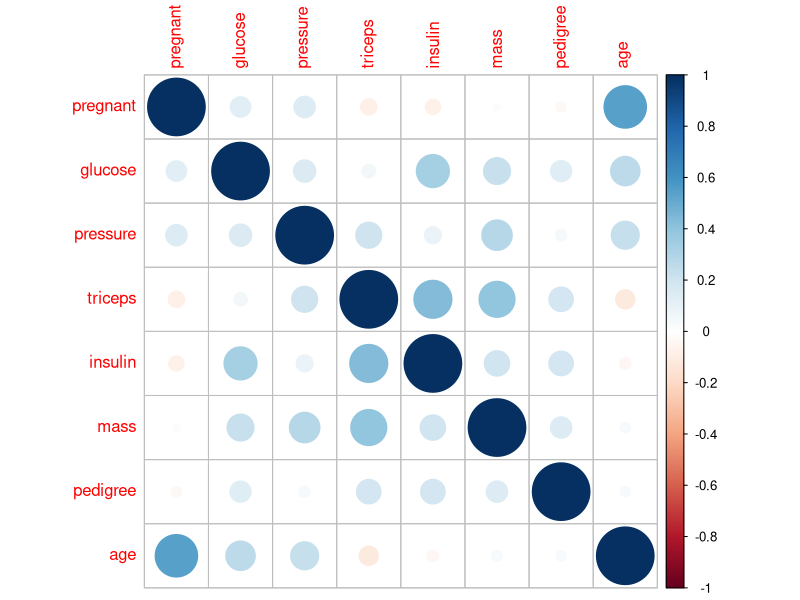
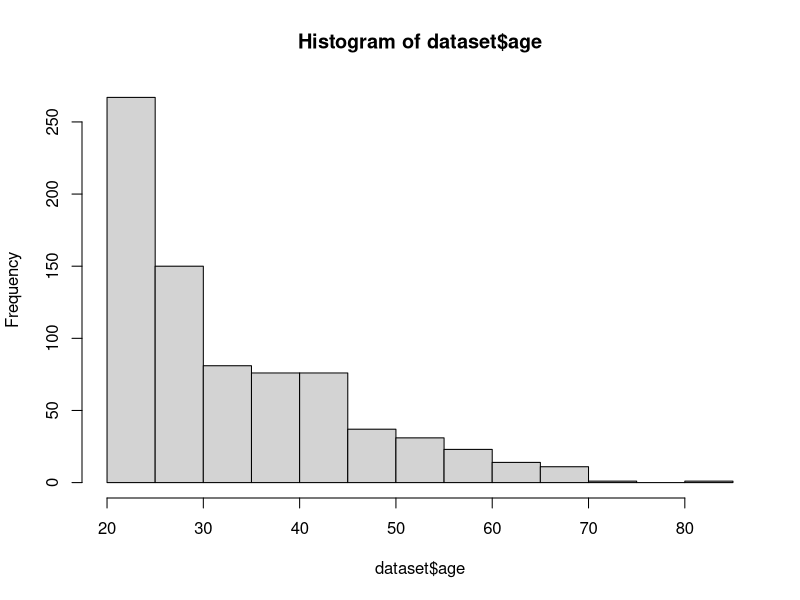
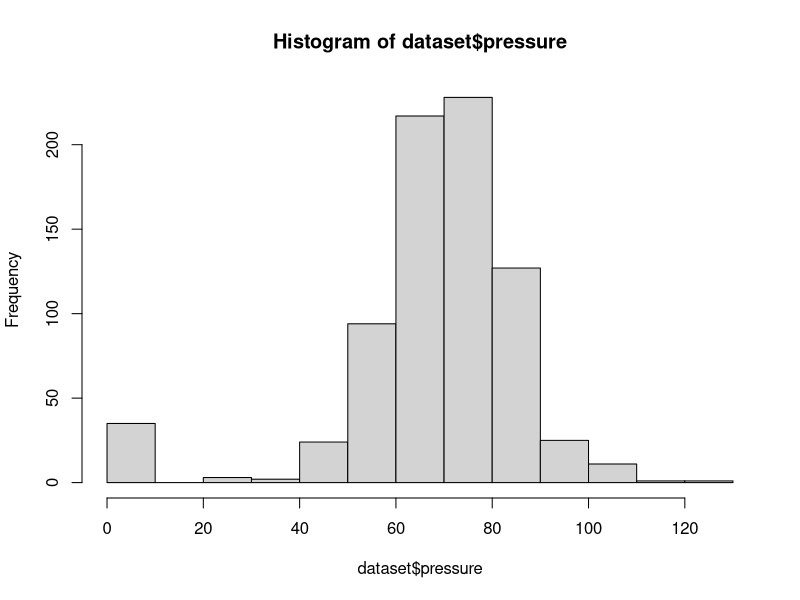
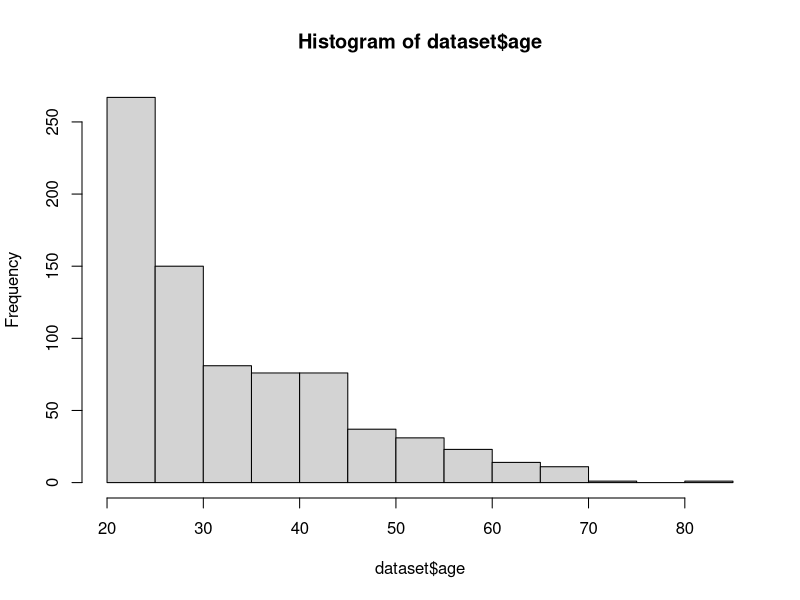
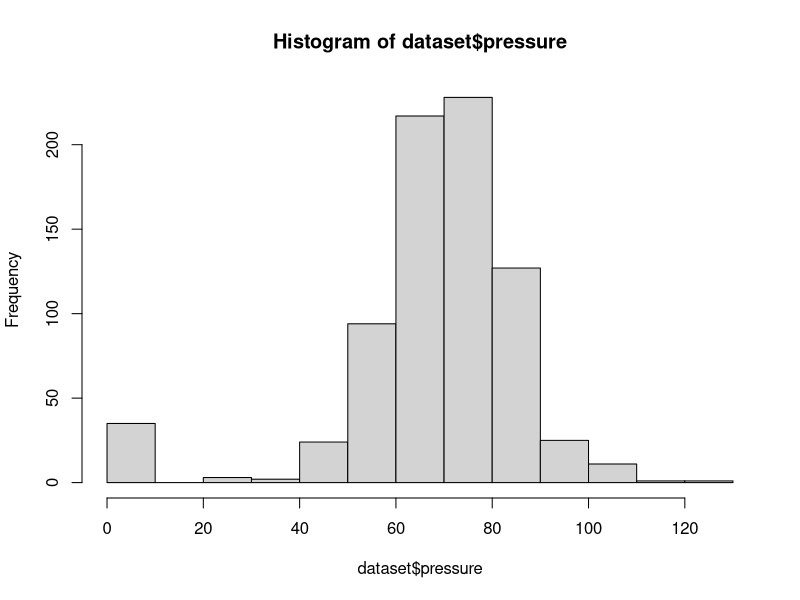

R code for these plots, in order:
# Data set
install.packages("mlbench")
library(mlbench)
data("PimaIndiansDiabetes")
View(PimaIndiansDiabetes)

# Improving the dataset name
dataset <- PimaIndiansDiabetes
View(dataset)

#? + function name -> helps to understand anything in R language
?dim

# Dimensions and data types
dim(dataset)
str(dataset)
# data frame means table
# observations = lines 
# variables = columns 

summary(dataset)
# using $ allows to get a specific variable(column)
summary(dataset$age)

# MEAN
# MEAN of a variable = sum of values divided by data count
mean(dataset$age)
# Take care about missing values in the dataset
# na.rm remove all missing values
mean(dataset$age, na.rm = TRUE)
is.na(dataset$age)

# MEDIAN
# MEDIAN of a variable = middle value, when the dataset is sorted in ascending order.
median(dataset$age)

# QUARTILE
# Information about the limits of the data
# The first quartile or lower quartile = represents the value that cuts off the first 25% 
# when data is sorted in ascending order
# The second quartile or median = represents the value that cuts off the first 50%
# The third quartile or higher quartile = represents the value that cuts off the first 75%
quantile(dataset$age)

# When I need to calculate the percentile, c is a R function creates a vector
quantile(dataset$age, c(.32, .57, .98))

# RANGE(interval)
# Range of a variable is the difference of the biggest and lowest data values
# It's the measure of how far the data spreads
range(dataset$age)

# INTERQUARTILE RANGE
# Inerquartile range is the difference of the highest and lowest quartiles
# It's the measure of how far the average part of data spreads
IQR(dataset$age)

# VARIANCE
# It's the numeric average of how the data values are distributed around the mean
var(dataset$age)

# STANDARD DEVIATION
# Standard deviation of a variable is the square root of its variance
# Standard deviation measure the dispersion of its data(how far the data is from the mean)
# The greater the standard deviation, the greater the dispersion of the data (i.e. the further the data is from the mean)
# The smaller the standard deviation, the smaller the dispersion of the data (i.e. the closer the data is from the mean)
sd(dataset$age)

# COVARIANCE
# The covariance of two variables x and y in a data set, measures how the variables are linearly related
# A positive covariance indicates a positive linear relationship between the variables, and a negative variance indicates 
# the opposite.
cov(dataset$age, dataset$glucose)

# CORRELATION COEFFICIENT
# The correlation coefficient of two variables in a dataset is equal to their covariance 
# divided by the product of their individual standard-deviations. It's the normalized measure of how linearly
# they are related. The values range from -1 to +1. Values close to zero indicate that there is no correlation.
# The value of -1 indicates strong negative correlation and +1 strong positive correlation.
cor(dataset$age, dataset$glucose)
# Calculate the correlation among several observations(columns)
correlations <- cor(dataset[,1:8])
print(correlations)

# Creating a graph to show the correlations among all observations in the dataset
install.packages("corrplot")
library(corrplot)
corrplot(correlations, method = "circle")

# Skewness & Kurtosis
install.packages("e1071")
library(e1071)

# Statistical Term: Skewness specifically refers to the measure of asymmetry in a statistical distribution.
# Direction of Tail: Skewness indicates whether the data tails off more to the left or the right.
# Positive Skewness (Right-Skewed): The tail on the right side of the distribution is longer or fatter than 
# the left side. The mean is typically greater than the median.
# Negative Skewness (Left-Skewed): The tail on the left side of the distribution is longer or fatter than the 
# right side. The mean is typically less than the median.

# Skewness Interpretation
# Highly Skewed (|Skewness| > 1): Significant asymmetry with long tails.(highly distorted data distribution)
# Examples: <-1 (Highly negatively skewed), >1 (Highly positively skewed).

# Moderately Skewed (|Skewness| between 0.5 and 1): Noticeable asymmetry but less extreme.
# Examples: -1 to -0.5 (Moderately negatively skewed), 0.5 to 1 (Moderately positively skewed).

# Approximately Symmetrical (|Skewness| between -0.5 and 0.5): Relatively balanced distribution of the data around the mean.
# Examples: -0.5 to 0.5 (Symmetrical distribution).

# Direction of Tail: Skewness indicates whether the data tails off more to the left or the right.
# Positive Skewness (Right-Skewed): The tail on the right side of the distribution is longer or fatter than the left side.
# # The mean is typically greater than the median.
# Negative Skewness (Left-Skewed): The tail on the left side of the distribution is longer or fatter than the right side. 
# # The mean is typically less than the median.

# Important: -> Data distribution is symmetrical when the mean, median and mode values coincide.
?skewness
skewness(dataset$age)
hist(dataset$age)

skewness(dataset$pressure)
hist(dataset$pressure)
summary(dataset$pressure)

# Kurtosis
# kurtosis is a valuable measure for understanding the distribution of data, particularly in terms of the likelihood and 
# impact of extreme values or outliers.

# #Types of Kurtosis
# Mesokurtic (Kurtosis ≈ 3):
# Description: This is the kurtosis of a normal distribution. A mesokurtic distribution has tails similar to a normal distribution.
# Implication: Data is distributed in a way that the likelihood of extreme values (outliers) is similar to that of a normal distribution.
# Example: Standard normal distribution.

# Leptokurtic (Kurtosis > 3):
# Description: A leptokurtic distribution has a higher peak and fatter tails than a normal distribution.
# Implication: There is a higher probability of extreme values (outliers). The data clusters more around the mean and also has more pronounced tails.
# Example: Distributions of asset returns in finance, where there are frequent small changes and occasional large swings.

# Platykurtic (Kurtosis < 3):
# Description: A platykurtic distribution has a lower peak and thinner tails than a normal distribution.
# Implication: There is a lower probability of extreme values (outliers). The data is more evenly spread around the mean, indicating a more uniform distribution.
# Example: Uniform distribution, where each outcome is equally likely.

# #Interpreting Kurtosis
# Excess Kurtosis: Often, kurtosis is reported as "excess kurtosis," which is the kurtosis value minus 3 (the kurtosis of a normal distribution). This standardizes the interpretation:
# Excess Kurtosis > 0: Leptokurtic distribution, indicating fatter tails.
# Excess Kurtosis = 0: Mesokurtic distribution, similar to a normal distribution.
# Excess Kurtosis < 0: Platykurtic distribution, indicating thinner tails.

# #Importance in Data Analysis
# Risk Assessment: In finance, higher kurtosis indicates a higher risk of extreme returns (both positive and negative).
# Model Fit: Understanding kurtosis helps in determining how well a distribution fits the data. Data with high kurtosis may require different statistical models compared to data with low kurtosis.
# Outlier Detection: High kurtosis can signal the presence of outliers, which might need special attention in data analysis.
kurtosis(dataset$age)
hist(dataset$age)

kurtosis(dataset$pressure)
hist(dataset$pressure)

# END